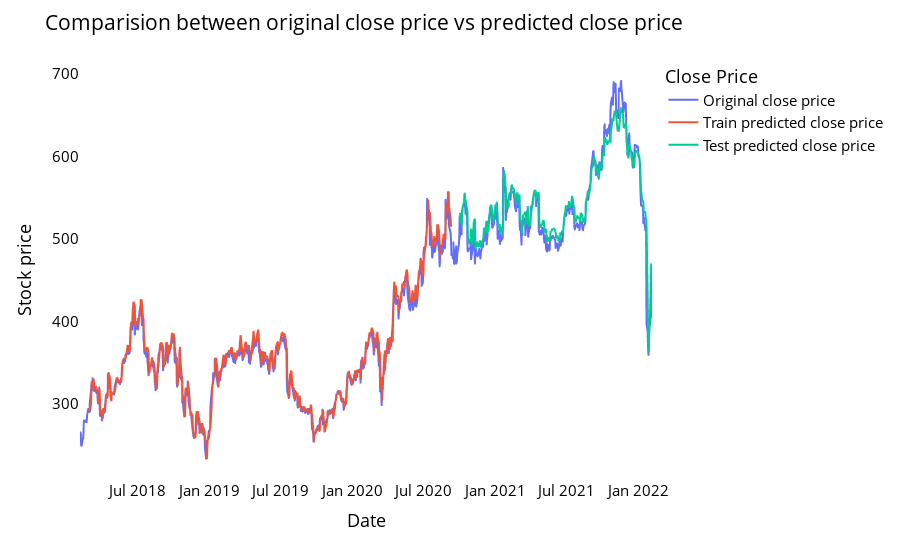

The notebook cell saved with this chart:
### Code cell
look_back=time_step
trainPredictPlot = np.empty_like(closedf)
trainPredictPlot[:, :] = np.nan
trainPredictPlot[look_back:len(training_predict)+look_back, :] = training_predict
print("Train predicted data: ", trainPredictPlot.shape)

testPredictPlot = np.empty_like(closedf)
testPredictPlot[:, :] = np.nan
testPredictPlot[len(training_predict)+(look_back*2)+1:len(closedf)-1, :] = testing_predict
print("Test predicted data: ", testPredictPlot.shape)

names = cycle(['Original close price','Train predicted close price','Test predicted close price'])

plotdf = pd.DataFrame({'Date': close_stock['Date'],
                       'original_close': close_stock['Close'],
                      'train_predicted_close': trainPredictPlot.reshape(1,-1)[0].tolist(),
                      'test_predicted_close': testPredictPlot.reshape(1,-1)[0].tolist()})

fig = px.line(plotdf,x=plotdf['Date'], y=[plotdf['original_close'],plotdf['train_predicted_close'],
                                          plotdf['test_predicted_close']],
              labels={'value':'Stock price','Date': 'Date'})
fig.update_layout(title_text='Comparision between original close price vs predicted close price',
                  plot_bgcolor='white', font_size=15, font_color='black', legend_title_text='Close Price')
fig.for_each_trace(lambda t:  t.update(name = next(names)))

fig.update_xaxes(showgrid=False)
fig.update_yaxes(showgrid=False)
fig.show()

### Figure 1 — Plotly figure (JSON) as saved in the notebook; plotly's stock layout.template omitted (floating-point values rounded to 4 significant figures; data arrays with more than 128 entries replaced by an {"elided": "..."} marker saying what was removed)
{"data": [{"hovertemplate": "variable=original_close<br>Date=%{x}<br>Stock price=%{y}<extra></extra>", "legendgroup": "original_close", "line": {"color": "#636efa", "dash": "solid"}, "marker": {"symbol": "circle"}, "mode": "lines", "name": "Original close price", "showlegend": true, "type": "scattergl", "x": {"elided": "1009 str values"}, "xaxis": "x", "y": {"elided": "1009 float values"}, "yaxis": "y"}, {"hovertemplate": "variable=train_predicted_close<br>Date=%{x}<br>Stock price=%{y}<extra></extra>", "legendgroup": "train_predicted_close", "line": {"color": "#EF553B", "dash": "solid"}, "marker": {"symbol": "circle"}, "mode": "lines", "name": "Train predicted close price", "showlegend": true, "type": "scattergl", "x": {"elided": "1009 str values"}, "xaxis": "x", "y": {"elided": "1009 float values"}, "yaxis": "y"}, {"hovertemplate": "variable=test_predicted_close<br>Date=%{x}<br>Stock price=%{y}<extra></extra>", "legendgroup": "test_predicted_close", "line": {"color": "#00cc96", "dash": "solid"}, "marker": {"symbol": "circle"}, "mode": "lines", "name": "Test predicted close price", "showlegend": true, "type": "scattergl", "x": {"elided": "1009 str values"}, "xaxis": "x", "y": {"elided": "1009 float values"}, "yaxis": "y"}], "layout": {"font": {"color": "black", "size": 15}, "legend": {"title": {"text": "Close Price"}, "tracegroupgap": 0}, "margin": {"t": 60}, "plot_bgcolor": "white", "title": {"text": "Comparision between original close price vs predicted close price"}, "xaxis": {"anchor": "y", "domain": [0, 1], "showgrid": false, "title": {"text": "Date"}}, "yaxis": {"anchor": "x", "domain": [0, 1], "showgrid": false, "title": {"text": "Stock price"}}}}
